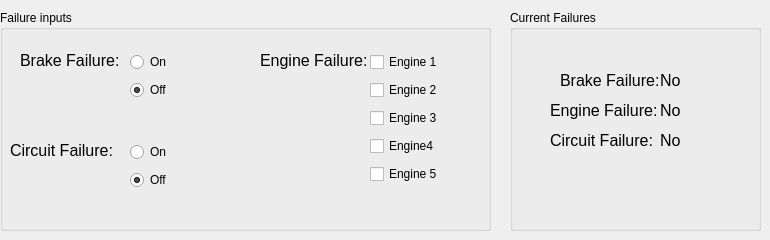
   <widget class="QWidget" name="Murphy">
    <attribute name="title">
     <string>Murphy</string>
    </attribute>
    <widget class="QLabel" name="label_99">
     <property name="geometry">
      <rect>
       <x>260</x>
       <y>50</y>
       <width>111</width>
       <height>20</height>
      </rect>
     </property>
     <property name="font">
      <font>
       <pointsize>12</pointsize>
      </font>
     </property>
     <property name="text">
      <string>Engine Failure:</string>
     </property>
    </widget>
    <widget class="QWidget" name="layoutWidget_18">
     <property name="geometry">
      <rect>
       <x>130</x>
       <y>50</y>
       <width>84</width>
       <height>54</height>
      </rect>
     </property>
     <layout class="QVBoxLayout" name="verticalLayout_22">
      <item>
       <widget class="QRadioButton" name="brakeFailureOn">
        <property name="text">
         <string>On</string>
        </property>
        <property name="checkable">
         <bool>true</bool>
        </property>
        <property name="checked">
         <bool>false</bool>
        </property>
       </widget>
      </item>
      <item>
       <widget class="QRadioButton" name="brakeFailureOff">
        <property name="text">
         <string>Off</string>
        </property>
        <property name="checked">
         <bool>true</bool>
        </property>
       </widget>
      </item>
     </layout>
    </widget>
    <widget class="QLabel" name="label_100">
     <property name="geometry">
      <rect>
       <x>20</x>
       <y>50</y>
       <width>111</width>
       <height>20</height>
      </rect>
     </property>
     <property name="font">
      <font>
       <pointsize>12</pointsize>
      </font>
     </property>
     <property name="text">
      <string>Brake Failure:</string>
     </property>
    </widget>
    <widget class="QLabel" name="label_101">
     <property name="geometry">
      <rect>
       <x>10</x>
       <y>140</y>
       <width>111</width>
       <height>20</height>
      </rect>
     </property>
     <property name="font">
      <font>
       <pointsize>12</pointsize>
      </font>
     </property>
     <property name="text">
      <string>Circuit Failure:</string>
     </property>
    </widget>
    <widget class="QWidget" name="layoutWidget_19">
     <property name="geometry">
      <rect>
       <x>370</x>
       <y>50</y>
       <width>92</width>
       <height>141</height>
      </rect>
     </property>
     <layout class="QVBoxLayout" name="verticalLayout_23">
      <item>
       <widget class="QCheckBox" name="engine1">
        <property name="text">
         <string>Engine 1</string>
        </property>
       </widget>
      </item>
      <item>
       <widget class="QCheckBox" name="engine2">
        <property name="text">
         <string>Engine 2 </string>
        </property>
       </widget>
      </item>
      <item>
       <widget class="QCheckBox" name="engine3">
        <property name="text">
         <string>Engine 3 </string>
        </property>
       </widget>
      </item>
      <item>
       <widget class="QCheckBox" name="engine4">
        <property name="text">
         <string>Engine4</string>
        </property>
       </widget>
      </item>
      <item>
       <widget class="QCheckBox" name="engine5">
        <property name="text">
         <string>Engine 5</string>
        </property>
       </widget>
      </item>
     </layout>
    </widget>
    <widget class="QWidget" name="layoutWidget_20">
     <property name="geometry">
      <rect>
       <x>130</x>
       <y>140</y>
       <width>84</width>
       <height>54</height>
      </rect>
     </property>
     <layout class="QVBoxLayout" name="verticalLayout_24">
      <item>
       <widget class="QRadioButton" name="circuitFailureOn">
        <property name="text">
         <string>On</string>
        </property>
        <property name="checkable">
         <bool>true</bool>
        </property>
        <property name="checked">
         <bool>false</bool>
        </property>
       </widget>
      </item>
      <item>
       <widget class="QRadioButton" name="circuitFailureOff">
        <property name="text">
         <string>Off</string>
        </property>
        <property name="checked">
         <bool>true</bool>
        </property>
       </widget>
      </item>
     </layout>
    </widget>
    <widget class="QLabel" name="brakeFailureOutput_4">
     <property name="geometry">
      <rect>
       <x>660</x>
       <y>70</y>
       <width>51</width>
       <height>20</height>
      </rect>
     </property>
     <property name="font">
      <font>
       <pointsize>12</pointsize>
      </font>
     </property>
     <property name="frameShape">
      <enum>QFrame::NoFrame</enum>
     </property>
     <property name="text">
      <string>No</string>
     </property>
    </widget>
    <widget class="QLabel" name="label_102">
     <property name="geometry">
      <rect>
       <x>550</x>
       <y>100</y>
       <width>111</width>
       <height>20</height>
      </rect>
     </property>
     <property name="font">
      <font>
       <pointsize>12</pointsize>
      </font>
     </property>
     <property name="text">
      <string>Engine Failure:</string>
     </property>
    </widget>
    <widget class="QLabel" name="circuitFailureOutput_4">
     <property name="geometry">
      <rect>
       <x>660</x>
       <y>130</y>
       <width>51</width>
       <height>20</height>
      </rect>
     </property>
     <property name="font">
      <font>
       <pointsize>12</pointsize>
      </font>
     </property>
     <property name="frameShape">
      <enum>QFrame::NoFrame</enum>
     </property>
     <property name="text">
      <string>No</string>
     </property>
    </widget>
    <widget class="QLabel" name="label_103">
     <property name="geometry">
      <rect>
       <x>550</x>
       <y>130</y>
       <width>111</width>
       <height>20</height>
      </rect>
     </property>
     <property name="font">
      <font>
       <pointsize>12</pointsize>
      </font>
     </property>
     <property name="text">
      <string>Circuit Failure:</string>
     </property>
    </widget>
    <widget class="QLabel" name="label_104">
     <property name="geometry">
      <rect>
       <x>560</x>
       <y>70</y>
       <width>111</width>
       <height>20</height>
      </rect>
     </property>
     <property name="font">
      <font>
       <pointsize>12</pointsize>
      </font>
     </property>
     <property name="text">
      <string>Brake Failure:</string>
     </property>
    </widget>
    <widget class="QLabel" name="engineFailureOutput_4">
     <property name="geometry">
      <rect>
       <x>660</x>
       <y>100</y>
       <width>51</width>
       <height>20</height>
      </rect>
     </property>
     <property name="font">
      <font>
       <pointsize>12</pointsize>
      </font>
     </property>
     <property name="frameShape">
      <enum>QFrame::NoFrame</enum>
     </property>
     <property name="text">
      <string>No</string>
     </property>
    </widget>
    <widget class="QGroupBox" name="groupBox_8">
     <property name="geometry">
      <rect>
       <x>0</x>
       <y>10</y>
       <width>491</width>
       <height>221</height>
      </rect>
     </property>
     <property name="title">
      <string>Failure inputs</string>
     </property>
    </widget>
    <widget class="QGroupBox" name="groupBox_9">
     <property name="geometry">
      <rect>
       <x>510</x>
       <y>10</y>
       <width>251</width>
       <height>221</height>
      </rect>
     </property>
     <property name="title">
      <string>Current Failures</string>
     </property>
    </widget>
    <zorder>groupBox_8</zorder>
    <zorder>label_99</zorder>
    <zorder>layoutWidget_18</zorder>
    <zorder>label_100</zorder>
    <zorder>label_101</zorder>
    <zorder>layoutWidget_19</zorder>
    <zorder>layoutWidget_20</zorder>
    <zorder>brakeFailureOutput_4</zorder>
    <zorder>label_102</zorder>
    <zorder>circuitFailureOutput_4</zorder>
    <zorder>label_103</zorder>
    <zorder>label_104</zorder>
    <zorder>engineFailureOutput_4</zorder>
    <zorder>groupBox_9</zorder>
   </widget>
